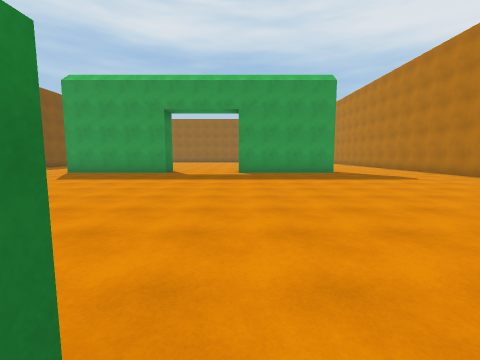
[1] (above)

24 first-person views from a walk through a Unity game level. The camera is 1.5 m above the floor, tilts 6° down and sees 90° across. The floor is counted in squares, 2 m on a side. Each view is taken from the middle of a square. On the plan, view 1 faces up. The plan holds only what a view shows up to about 9 squares ahead; the rest is blank. The place goes on beyond the plan. Some animated figures are left out.

[2]
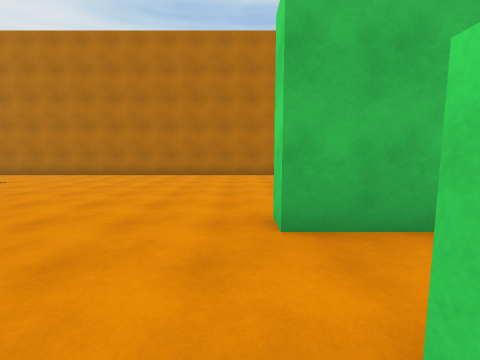

[3]
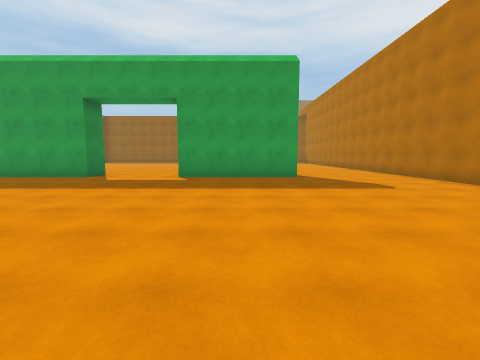

[4]
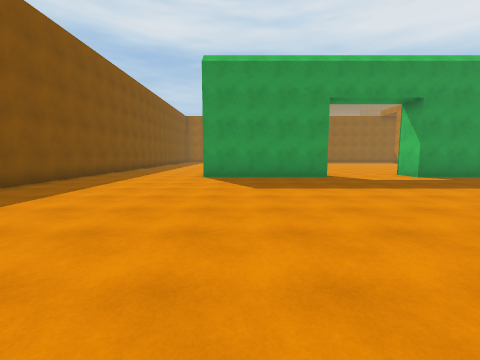

[5]
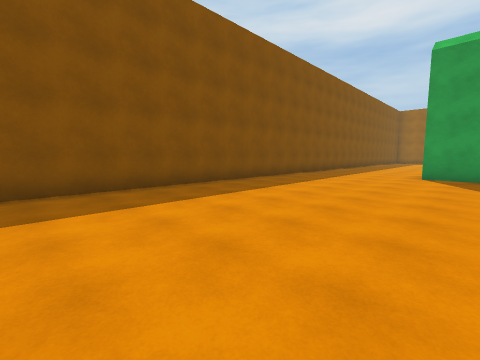

[6]
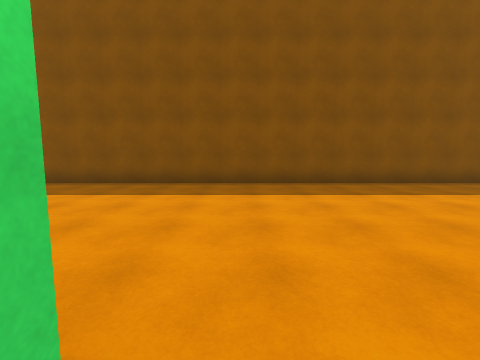

[7]
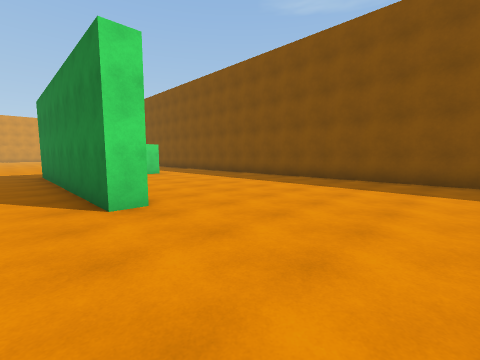

[8]
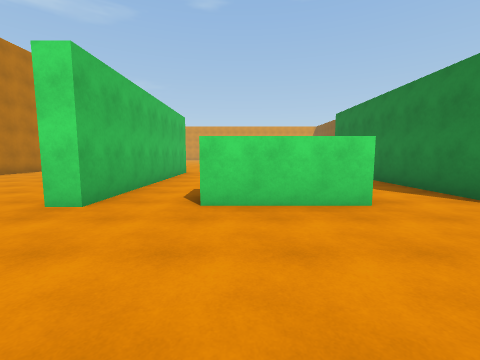

[9]
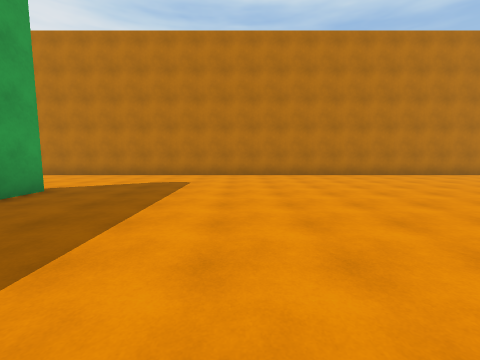

[10]
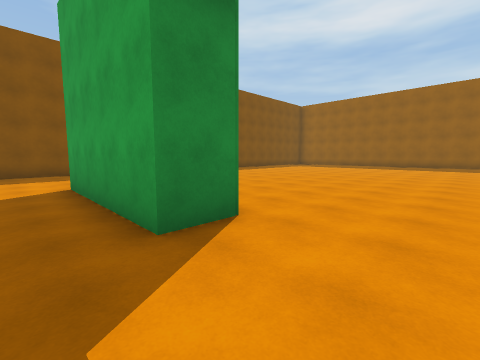

[11]
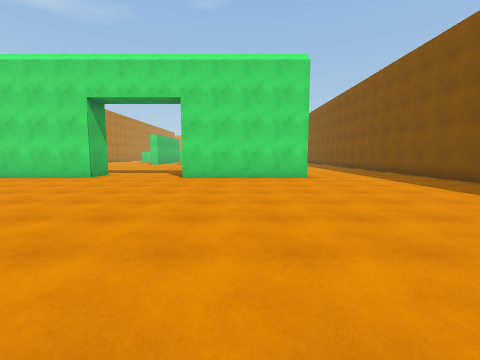

[12]
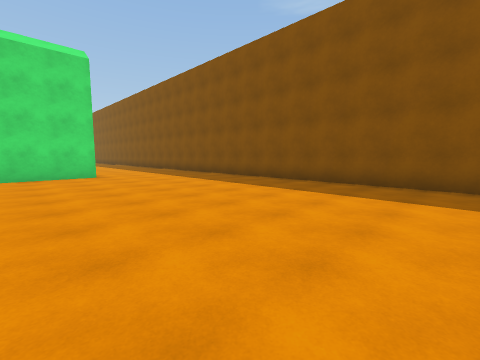

[13]
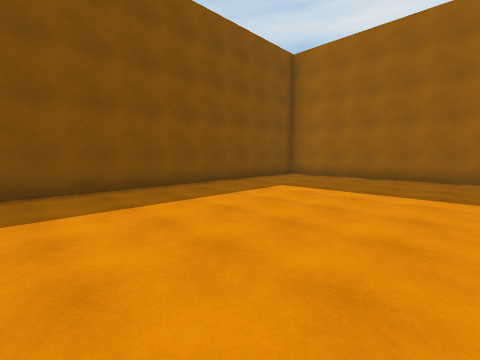

[14]
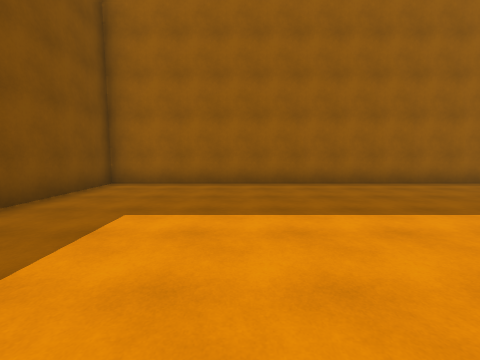

[15]
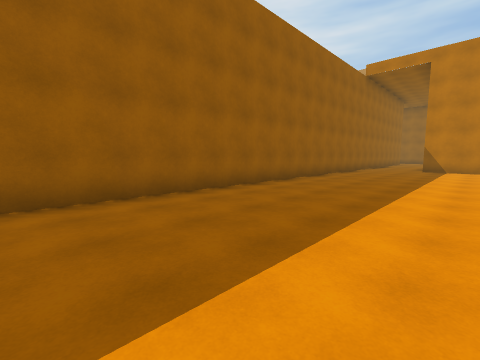

[16]
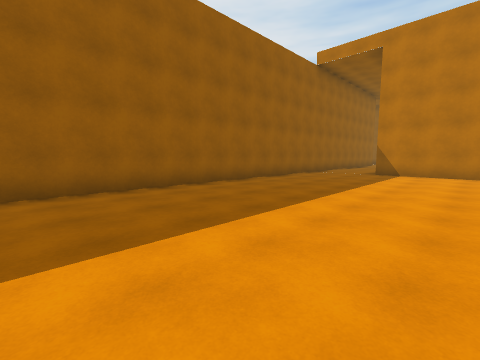

[17]
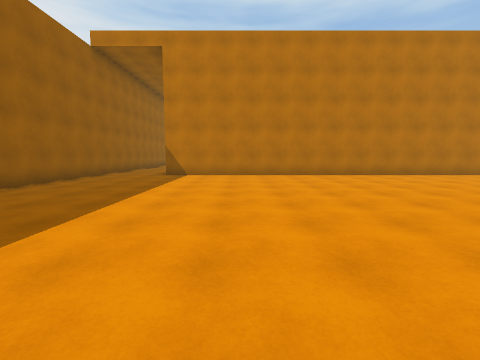

[18]
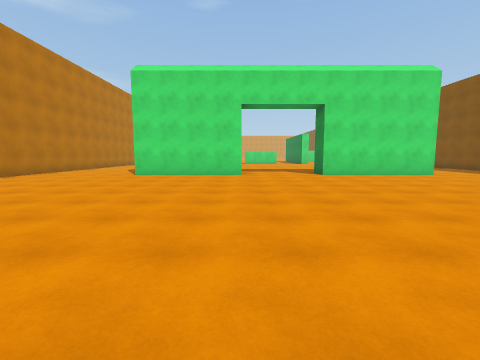

[19]
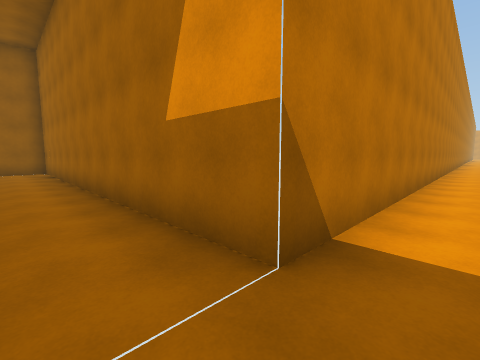

[20]
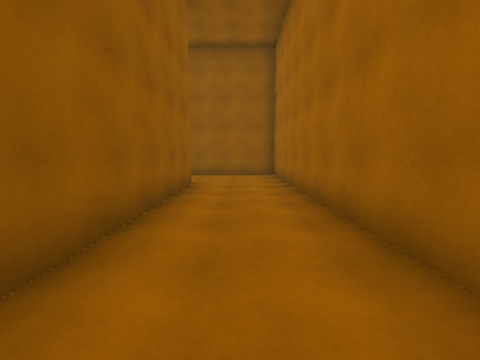

[21]
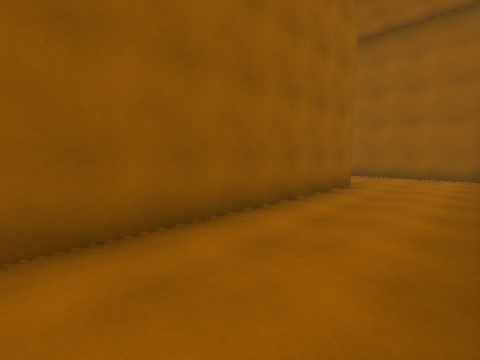

[22]
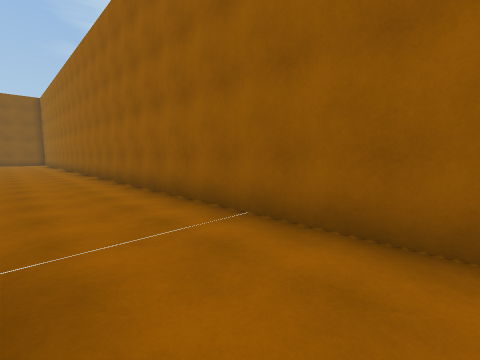

[23]
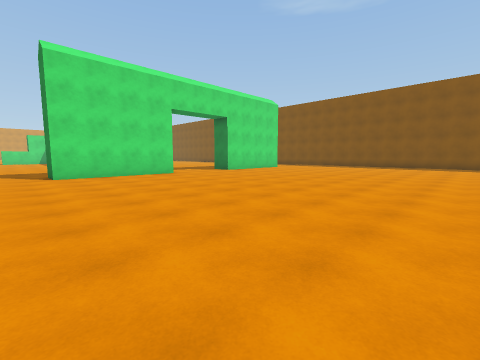

[24]
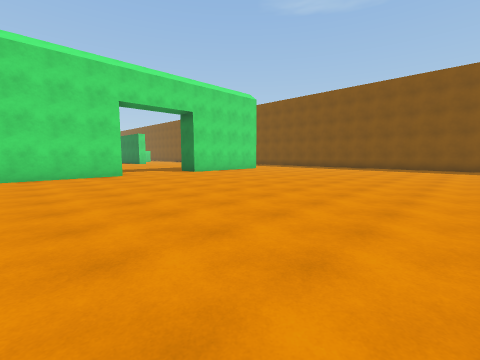

### Floor plan
Points are (right, up) in squares from view 1. A wall is a line through its corners. A room is listed if a view was taken in it or the views show most of it. See-through windows are left out.
Room 1 (view 1)
walls: (-5, 0.5) (-5, -4.5); (1.3, -4.5) (1.3, 0.5)
ways out: opening at (-3.5, 0) to room 2; opening at (0.5, 0) to room 2
Room 2 (views 2, 3, 4, 5, 6, 7, 8, 9, 10, 11, 12, 13, 14, 15, 16, 17, 18, 19, 20, 21, 22, 23, 24)
walls: (0, 11.1) (3.9, 11.1) (3.9, 9.9) (0, 10) (0, 11.1); (-7.2, 11.1) (-3.1, 11.1) (-3.1, 10) (-7.3, 10.1); (-3, 0.5) (-0.4, 0.5); (1.3, 0.5) (1.9, 0.5); (-5.6, 0.5) (-5, 0.5); (7.9, -3) (7.9, 23.7) (18.9, 23.7) (18.9, 27.2); (16.2, 26.3) (-11.4, 26.3) (-11.4, -4.2)
ways out: opening at (-3.5, 0) to room 1; opening at (0.5, 0) to room 1

Positions as (right, up) in squares from view 1, and headings:
1: (0, 0), facing up
2: (-1, 1), facing right
3: (2, 2), facing up
4: (-6, 2), facing up
5: (-6, 1), facing up-left
6: (-5, 1), facing left
7: (-4, 4), facing down-left
8: (-1, 4), facing down
9: (-1, 6), facing right
10: (-1, 9), facing up-left
11: (-5, 19), facing down
12: (-5, 20), facing down-left
13: (-6, 18), facing up-left
14: (-8, 20), facing up
15: (-5, 22), facing up-right
16: (-2, 21), facing up-right
17: (-1, 21), facing right
18: (0, 20), facing down
19: (7, 25), facing down-right
20: (10, 25), facing right
21: (10, 24), facing up-right
22: (10, 24), facing up-left
23: (5, 20), facing down-left
24: (3, 20), facing down-left
